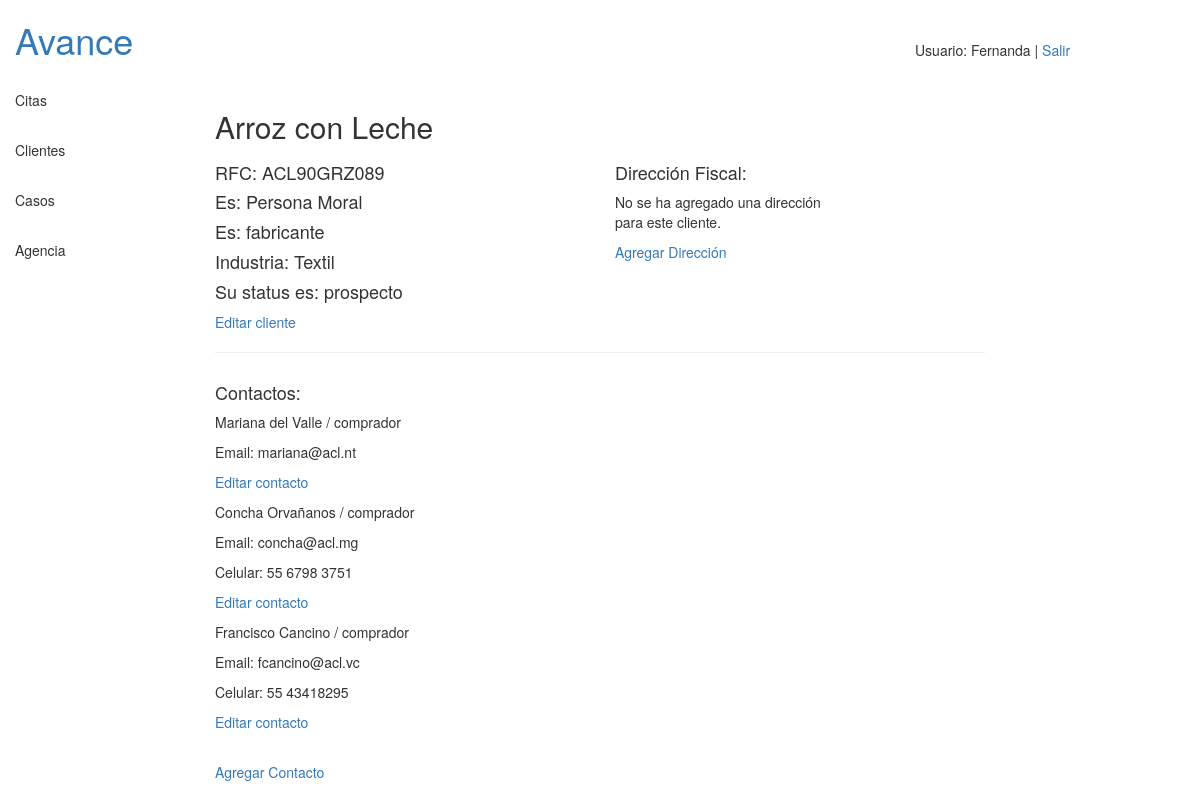
Screenshot of /comercial/detalle_cliente/3/ (signed in) with the database file from the repository.
### comercial/models.py (models this page shows, shortened)
class Cliente(models.Model):
    SERVICIOS = 'SE'
    FABRICANTE = 'FA'
    COMERCIAL = 'CM'
    business_choices = (
        (SERVICIOS, 'servicios'),
        (FABRICANTE, 'fabricante'),
        (COMERCIAL, 'comercial'),
    )
    PROSPECTO = 'PR'
    CLIENTE_ACTIVO = 'CA'
    CLIENTE_PROSPECTO = 'CP'
    CLIENTE_INACTIVO = 'CI'
    PROSPECTO_FALLIDO = 'PF'
    status_choices = (
        (PROSPECTO, 'prospecto'),
        (CLIENTE_ACTIVO, 'cliente activo'),
        (CLIENTE_PROSPECTO, 'cliente prospecto'),
        (CLIENTE_INACTIVO, 'cliente inactivo'),
        (PROSPECTO_FALLIDO, 'prospecto fallido'),
    )
    RFC = models.CharField(max_length=40, unique=True)
    Persona_Moral = models.BooleanField(default=True)
    Nombre_Empresa = models.CharField(max_length=40, unique=True)
    Tipo_Negocio = models.CharField(max_length=2, choices=business_choices, default=SERVICIOS)
    Industria = models.CharField(max_length=40)
    Atiende = models.ForeignKey(User, blank=True)
    Status = models.CharField(max_length=2, choices=status_choices, default=PROSPECTO, blank=True)
    def __unicode__(self):
        return self.Nombre_Empresa

class Contacto_C(models.Model):
    REPRESENTANTE_LEGAL = 'RL'
    AVAL = 'AV'
    CONTADOR = 'CO'
    COMPRADOR = 'CM'
    rol_choices = (
        (REPRESENTANTE_LEGAL, 'representante legal'),
        (AVAL, 'aval'),
        (CONTADOR, 'contador'),
        (COMPRADOR, 'comprador'),
    )
    Nombre_del_Contacto = models.CharField(max_length=40)
    Rol = models.CharField(max_length=2, choices=rol_choices, default=COMPRADOR)
    Email = models.EmailField(blank=True, null=True)
    Telefono = models.CharField(max_length=40, blank=True, null=True)
    Celular = models.CharField(max_length=40, blank=True, null=True)
    Cliente = models.ForeignKey(Cliente, on_delete=models.CASCADE, blank=True)
    Atiende = models.ForeignKey(User, blank=True)
    class Meta:
        unique_together = ('Cliente', 'Nombre_del_Contacto',)
    def __unicode__(self):
        return self.Nombre_del_Contacto

### comercial/views.py (the view)
# urls.py: url(r'^detalle_cliente/(?P<pk>[0-9]+)/$', views.detalle_cliente, name="detalle_cliente"),
@login_required
def detalle_cliente(request, pk):
    user = request.user
    if user.groups.filter(name='comercial_vendedor').exists():
        cliente = get_object_or_404(Cliente, pk=pk, Atiende=request.user)
    else:
        cliente = get_object_or_404(Cliente, pk=pk)
    try:
        direccion = Direccion_Fiscal_Cliente.objects.get(Cliente=cliente)
    except ObjectDoesNotExist:
        direccion = None
    contactos = Contacto_C.objects.filter(Cliente=cliente)
    contratos = Contrato.objects.filter(Cliente=cliente)
    anexos = Anexo.objects.filter(Cliente=cliente)
    facturas = Factura.objects.filter(Cliente=cliente)
    context = {'cliente': cliente, 'direccion': direccion, 'contactos': contactos, 'contratos': contratos,
                'anexos': anexos, 'facturas': facturas,}
    return render(request, 'comercial/detalle_cliente.html', context)

### comercial/templatetags/comercial_tags.py (called while the page is built)
@register.filter('has_group')
def has_group(user, group_name):
    groups = user.groups.all().values_list('name', flat=True)
    return True if group_name in groups else False

### template/comercial/detalle_cliente.html (shortened to what this page needs)
{% extends "comercial/base_comercial.html" %}
{% load comercial_tags %}
{% block AreaTrabajo %}
<div class="row">
  <div class="col-sm-8">
    <h2>{{ cliente }}</h2>
  </div>
</div>
<div class="row">
  <div class="col-sm-5">
    <h4>RFC: {{ cliente.RFC }}</h4>
    <h4>Es:
      {% if cliente.Persona_Moral == True %}
        Persona Moral
      {% else %}
        Persona Física
      {% endif %}
    </h4>
    <h4>Es: {{ cliente.get_Tipo_Negocio_display }}</h4>
    <h4>Industria: {{ cliente.Industria }}</h4>
    <h4>Su status es: {{ cliente.get_Status_display }}</h4>
    <a href="{% url 'editar_cliente' pk=cliente.pk %}">Editar cliente</a>
  </div>
  <div class="col-sm-4 col-sm-offset-1">
    <h4>Dirección Fiscal:</h4>
    {% if direccion %}
      <p>Calle: {{ direccion.Calle }}</p>
      <p>Calle2: {{ direccion.Calle2 }}</p>
      <p>Colonia: {{ direccion.Colonia }}</p>
      <p>Ciudad: {{ direccion.Ciudad }} | Estado: {{ direccion.Estado }}</p>
      <p>País: {{ direccion.Pais }} | CP: {{ direccion.Codigo_Postal }}</p>
      <a href="{% url 'editar_direccion' pk=direccion.pk %}">Editar dirección</a>
    {% else %}
      <p>No se ha agregado una dirección para este cliente.</p>
      <a href="{% url 'nueva_direccion' pk=cliente.pk %}">Agregar Dirección</a>
    {% endif %}
  </div>
</div>
<hr>
<div class="row">
  <div class="col-sm-5">
    <h4>Contactos:</h4>
    {% for contacto in contactos %}
      <p>{{ contacto }} / {{ contacto.get_Rol_display }}</p>
      {% if contacto.Email %}
        <p>Email: {{ contacto.Email }}</p>
      {% endif %}
      {% if contacto.Celular %}
        <p>Celular: {{ contacto.Celular }}</p>
      {% endif %}
      <a href="{% url 'editar_contacto' pk=contacto.pk %}">Editar contacto</a>
    {% empty %}
      <p>No se han agregado contactos para este cliente.</p>
    {% endfor %}
    <p><a href="{% url 'nuevo_contacto' pk=cliente.pk %}">Agregar Contacto</a></p>
  </div>
</div>
{% endblock %}

### template/base.html (shortened to what this page needs)
<!DOCTYPE html>
<html>
{% load static %}
<head>
<link rel="stylesheet" href="https://maxcdn.bootstrapcdn.com/bootstrap/3.3.7/css/bootstrap.min.css">
<link rel="stylesheet" type="text/css" href="https://code.jquery.com/ui/1.12.1/themes/smoothness/jquery-ui.css">
<link rel="stylesheet" type="text/css" href="{% static 'styles.css' %}">
</head>
<body>
<div class="container-fluid" id="outer-space">
  <div class="row" id="header">
    <div class="col-xs-4">
      <h1><a href="{% url 'redirect' %}">Avance</a></h1></br>
    </div>
    <div class="col-sm-2 col-sm-offset-5 hidden-xs">
      <ul>
        {% if user.is_authenticated %}
          <li class="en-linea">Usuario: {{ user.first_name }}</li>
          <li class="en-linea"> | </li>
          <li class="en-linea"><a href="{% url 'logout' %}">Salir</a></li>
        {% else %}
          <li class="en-linea"><a href="{% url 'login' %}">Iniciar Sesion</a></li>
        {% endif %}
      </ul>
    </div>
  </div>
  <div class="row area-trabajo">
    <div class="col-sm-2 cold-sm-offset-1 hidden-xs" id="desktop-menu">
      {% block Desktop_Menu %}
      {% endblock %}
    </div>
    <div class="col-sm-8">
      {% block AreaTrabajo %}
      {% endblock %}
    </div>
  </div>
</div>
</body>
</html>

### static/static_dirs/styles.css (style rules this page uses)
ul { list-style-type: none; margin: 0; padding: 0; }
.en-linea { display: inline; }

### rows the page displays
Cliente: Nombre_Empresa "Arroz con Leche", RFC "ACL90GRZ089", Tipo_Negocio "fabricante", Industria "Textil", Status "prospecto"
Contacto_C: Nombre_del_Contacto "Mariana del Valle", Rol "comprador", Email "mariana@acl.nt"
Contacto_C: Nombre_del_Contacto "Concha Orvañanos", Rol "comprador", Email "concha@acl.mg", Celular "55 6798 3751"
Contacto_C: Nombre_del_Contacto "Francisco Cancino", Rol "comprador", Email "fcancino@acl.vc", Celular "55 43418295"

### other values shown
{{ user.first_name }} "Fernanda"
